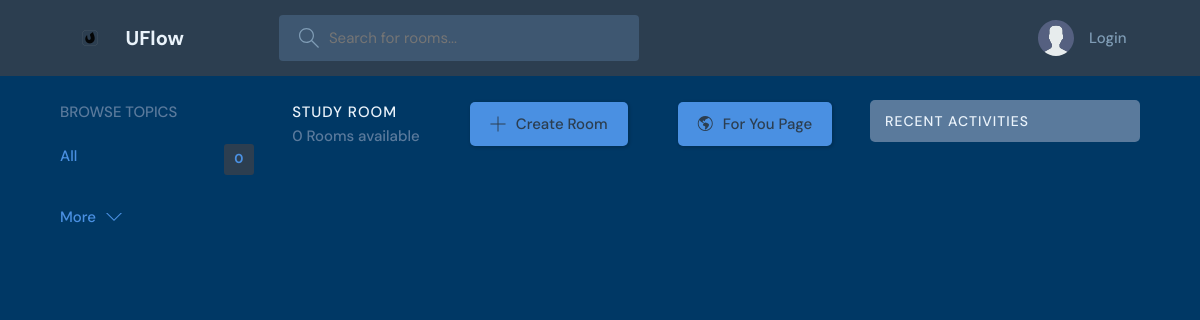
Before: / with the older database file.
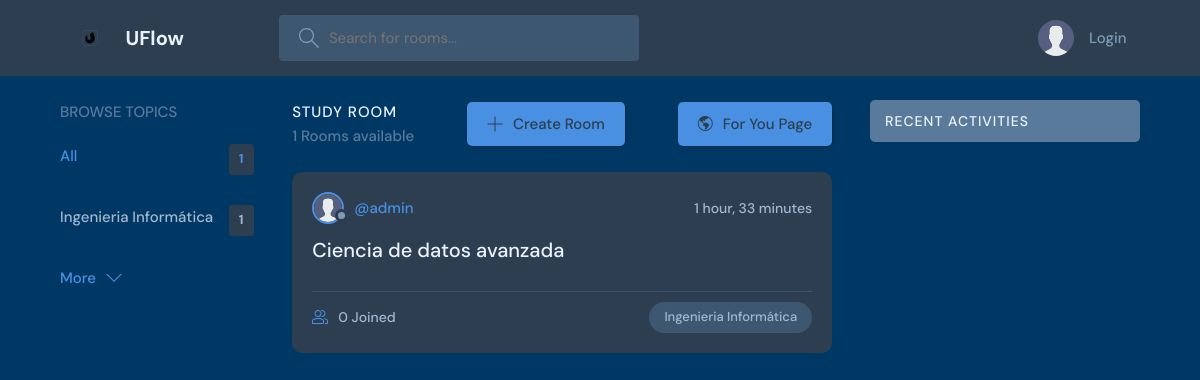
After: the same page with the newer database file.
### base/models.py (models this page shows, shortened)
class Topic(models.Model):
    name = models.CharField(max_length=200)

class Room(models.Model):
    host = models.ForeignKey(User, on_delete=models.CASCADE)
    topic = models.ForeignKey(Topic, on_delete=models.SET_NULL, null=True)
    name = models.CharField(max_length=200)
    description = models.TextField(null=True, blank=True)
    participants = models.ManyToManyField(User, related_name='participants', blank=True)
    updated = models.DateTimeField(auto_now=True)
    created = models.DateTimeField(auto_now_add=True)
    class Meta:
        ordering = ['-updated', '-created']

class User(AbstractUser):
    username = models.CharField(unique=True,max_length=200, null=True)
    first_name = models.CharField(max_length=200, null=True)
    last_name = models.CharField(max_length=200, null=True)
    email = models.EmailField(unique=True, null=True)
    bio = models.TextField(null=True)
    avatar = models.ImageField(null=True, default="avatar.svg")
    birthdate = models.DateField(null=True, blank=True)
    USERNAME_FIELD = 'username'
    REQUIRED_FIELDS = []

### base/views.py (the view)
# urls.py: 2. Add a URL to urlpatterns:  path('', views.home, name='home')
def home(request):
    q=request.GET.get('q') if request.GET.get('q') != None else ''
    rooms = Room.objects.filter(Q(topic__name__icontains=q) | Q(name__icontains=q) | Q(description__contains=q)) # Fetch all Room objects from the database
    topics = Topic.objects.all()[0:5]  # Fetch all Topic objects from the database
    room_count = rooms.count()  # Count the number of rooms
    room_messages = Message.objects.filter(Q(room__topic__name__icontains=q) | Q(room__name__icontains=q) | Q(room__description__contains=q))
    posts = Post.objects.all().order_by('-created')  # <- Aquí cargamos los posts  # Fetch all messages related to the rooms
    context = {'rooms': rooms, 'topics':topics, 'room_count':room_count, 'room_messages':room_messages, 'post_list': posts}  # Context dictionary to pass data to the template
    return render(request, 'base/home.html', context)  # Pass the rooms list to the template

### base/templates/base/home.html (shortened to what this page needs)
{% extends 'main.html' %}
{% block content %}
    <main class="layout layout--3">
      <div class="container">
        {% include 'base/topics_component.html' %}
        <div class="roomList">
          <div class="roomList__header">
            <div>
              <h2>Study Room</h2>
              <p>{{room_count}} Rooms available</p>
            </div>
            <a class="btn btn--main" href="{% url 'create-room' %}">
              <svg version="1.1" xmlns="http://www.w3.org/2000/svg" width="32" height="32" viewBox="0 0 32 32">
                <title>add</title>
                <path
                  d="M16.943 0.943h-1.885v14.115h-14.115v1.885h14.115v14.115h1.885v-14.115h14.115v-1.885h-14.115v-14.115z"
                ></path>
              </svg>
              Create Room
            </a>
            <a class="btn btn--main" href="{% url 'home_feed' %}">
              <i class="bi bi-globe-americas"></i>
              For You Page
            </a>
          </div>
          {% include 'base/feed_component.html' %}
        </div>
        {% include 'base/activity_component.html' %}
      </div>
    </main>
    {% endblock content %}

### base/templates/base/topics_component.html
        <div class="topics">
            <div class="topics__header">
              <h2>Browse Topics</h2>
            </div>
            <ul class="topics__list">
              <li>
                <a href="{% url 'home' %}" class="active">All <span>{{topics.count}}</span></a>
              </li>
              {% for topic in topics%}
              <li>
                <a href="{% url 'home' %}?q={{topic.name}}">{{topic.name}}<span>{{topic.room_set.all.count}}</span></a>
              </li>
              {% endfor %}
            </ul>
            <a class="btn btn--link" href="{% url 'topics' %}">
              More
              <svg version="1.1" xmlns="http://www.w3.org/2000/svg" width="32" height="32" viewBox="0 0 32 32">
                <title>chevron-down</title>
                <path d="M16 21l-13-13h-3l16 16 16-16h-3l-13 13z"></path>
              </svg>
            </a>
          </div>

### base/templates/base/feed_component.html (shortened to what this page needs)
{% for room in rooms %}
<div class="roomListRoom">
    <div class="roomListRoom__header">
      <a href="{% url 'user-profile' room.host.id %}" class="roomListRoom__author">
        <div class="avatar avatar--small">
          <img src="{{room.host.avatar.url}}" />
        </div>
        <span>@{{room.host.username}}</span>
      </a>
      <div class="roomListRoom__actions">
        <span>{{room.created|timesince}}</span>
      </div>
    </div>
    <div class="roomListRoom__content">
      <a href="{% url 'room' room.id %}">{{room.name}}</a>
    </div>
    <div class="roomListRoom__meta">
      <a href="{% url 'room' room.id %}" class="roomListRoom__joined">
        {{room.participants.count}} Joined
      </a>
      <p class="roomListRoom__topic">{{room.topic.name}}</p>
    </div>
        </div>
{% endfor %}

Changed rows visible on the page:
added Topic: name "Ingenieria Informática", room_set.all.count "1"
added Room: host.avatar (placeholder picture), host.username "admin", created "1 hour, 33 minutes", name "Ciencia de datos avanzada", participants.count "0", topic.name "Ingenieria Informática"
Other visible differences:
{{ topics.count }}: "0" → "1"
{{ room_count }}: "0" → "1"
